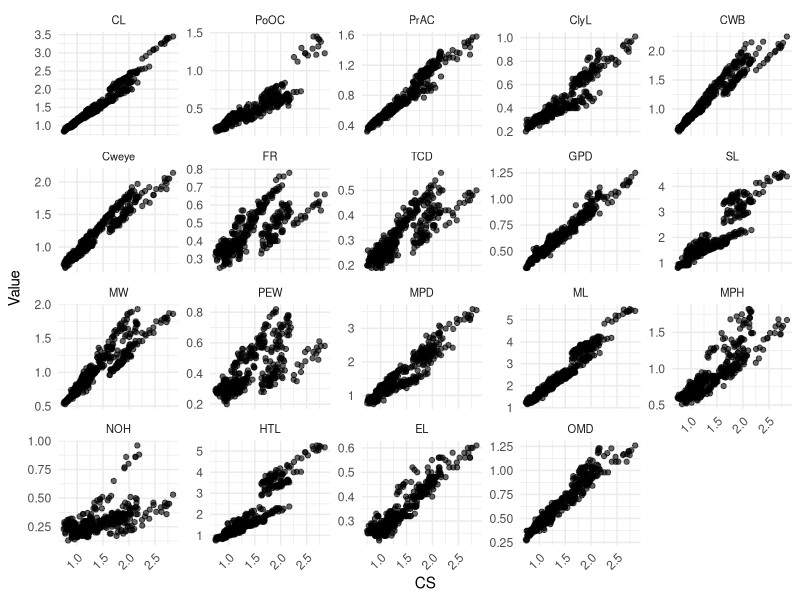
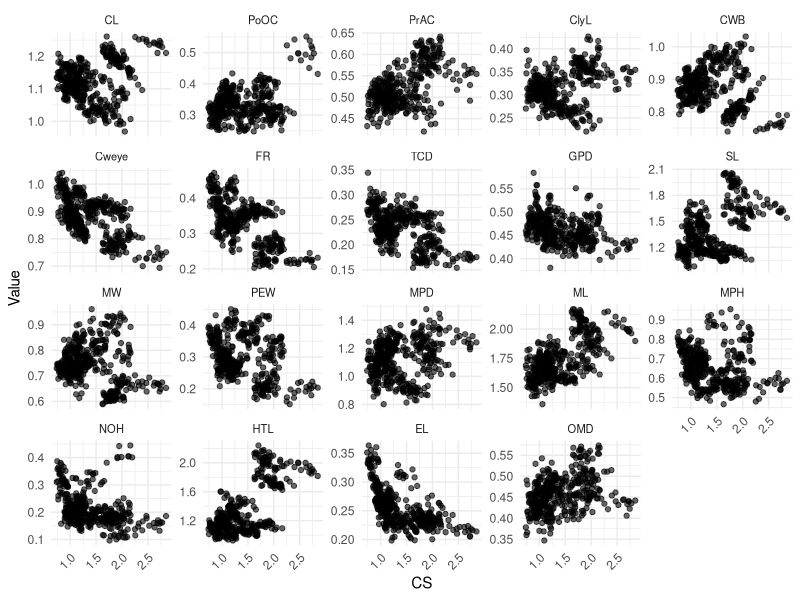
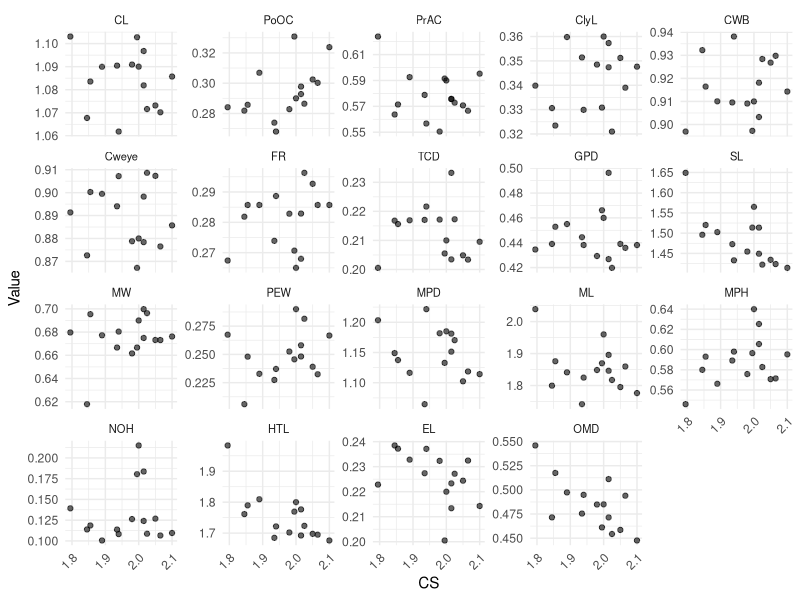
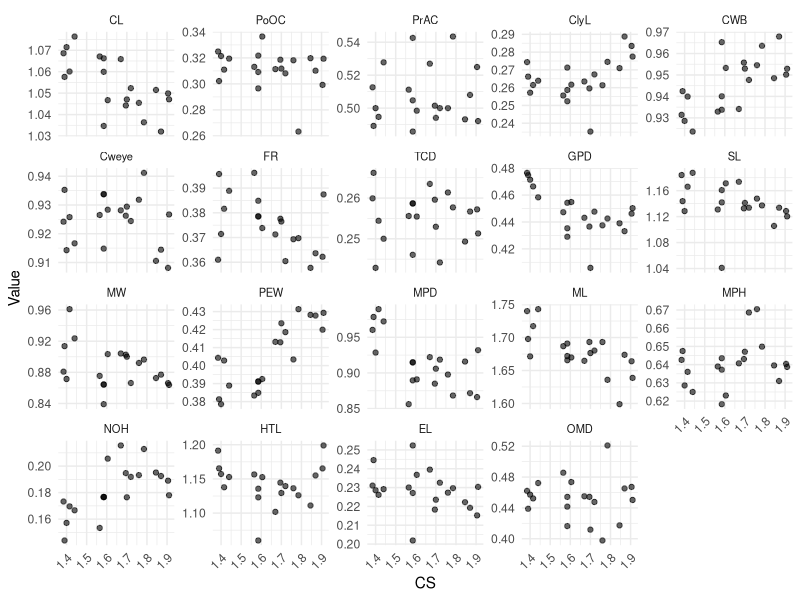
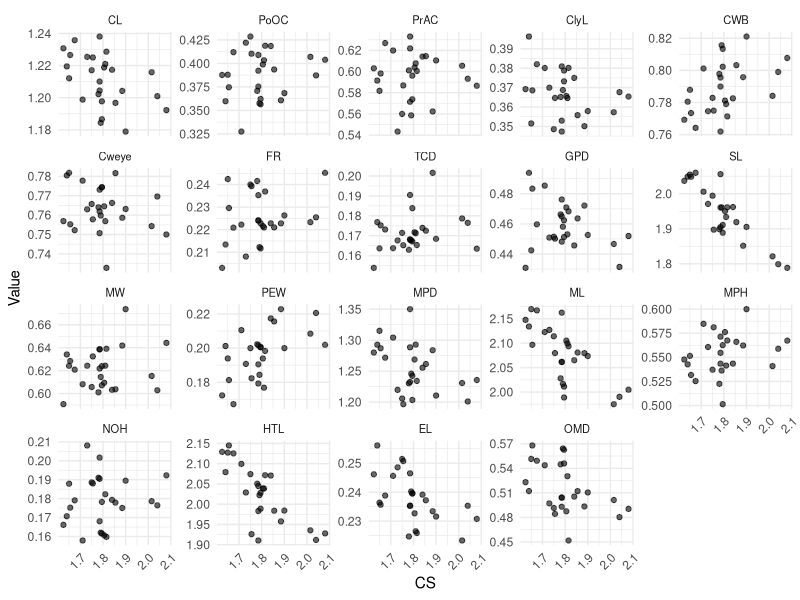
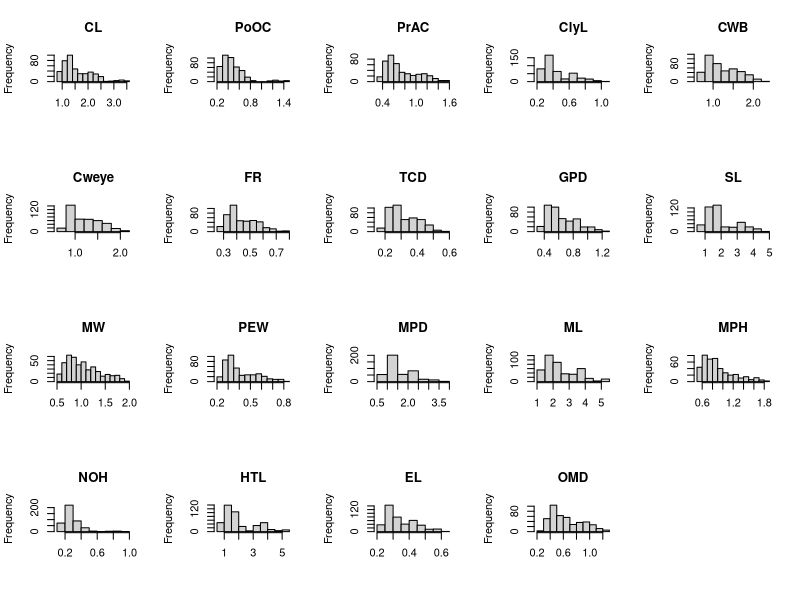

Generate these figures, in order, with R:
## ---- chunk 1
library(dplyr)
library(ggplot2)
library(reshape2)
## ---- chunk 2
am<-read.csv("CMMmm.csv",as.is=TRUE)
## ---- chunk 3
pdf("antHist.pdf",width=20,height=16)
  par(mfrow=c(4,5))
  cnames<-colnames(am)
  for (i in 5:23){
      hist(am[,i],main=cnames[i],xlab="")
  }
  dev.off()
## ---- chunk 4
am.adj <- am
am.adj$CS <- (am.adj$CL + am.adj$CWB)/2

am.adj <- am.adj %>%
  mutate(across(where(is.numeric) & !matches("CS"), ~ . / CS))
## ---- chunk 5
am$CS <- (am$CL + am$CWB)/2
am.long <- melt(am, id.vars = "CS", measure.vars = names(am)[5:23])

# Plot using ggplot2 with facet_wrap
ggplot(am.long, aes(x = CS, y = value)) +
  geom_point(alpha = 0.6) +
  facet_wrap(~ variable, scales = "free_y") +
  labs(x = "CS", y = "Value") +
  theme_minimal() +
  theme(
    strip.text = element_text(size = 8),
    axis.text.x = element_text(angle = 45, hjust = 1)
  )

## ---- chunk 6
am.adj.long <- melt(am.adj, id.vars = "CS", measure.vars = names(am.adj)[5:23])

# Plot using ggplot2 with facet_wrap
ggplot(am.adj.long, aes(x = CS, y = value)) +
  geom_point(alpha = 0.6) +
  facet_wrap(~ variable, scales = "free_y") +
  labs(x = "CS", y = "Value") +
  theme_minimal() +
  theme(
    strip.text = element_text(size = 8),
    axis.text.x = element_text(angle = 45, hjust = 1)
  )

## ---- chunk 7
am.adj.b <- am.adj %>%
  filter(sp == "batesii")
am.adj.b.long <- melt(am.adj.b, id.vars = "CS", measure.vars = names(am.adj.b)[5:23])

# Plot using ggplot2 with facet_wrap
ggplot(am.adj.b.long, aes(x = CS, y = value)) +
  geom_point(alpha = 0.6) +
  facet_wrap(~ variable, scales = "free_y") +
  labs(x = "CS", y = "Value") +
  theme_minimal() +
  theme(
    strip.text = element_text(size = 8),
    axis.text.x = element_text(angle = 45, hjust = 1)
  )

## ---- chunk 8
am.adj.b <- am.adj %>%
  filter(sp == "heteroclitus")
am.adj.b.long <- melt(am.adj.b, id.vars = "CS", measure.vars = names(am.adj.b)[5:23])

# Plot using ggplot2 with facet_wrap
ggplot(am.adj.b.long, aes(x = CS, y = value)) +
  geom_point(alpha = 0.6) +
  facet_wrap(~ variable, scales = "free_y") +
  labs(x = "CS", y = "Value") +
  theme_minimal() +
  theme(
    strip.text = element_text(size = 8),
    axis.text.x = element_text(angle = 45, hjust = 1)
  )

## ---- chunk 9
am.adj.b <- am.adj %>%
  filter(sp == "hildebrandti")
am.adj.b.long <- melt(am.adj.b, id.vars = "CS", measure.vars = names(am.adj.b)[5:23])

# Plot using ggplot2 with facet_wrap
ggplot(am.adj.b.long, aes(x = CS, y = value)) +
  geom_point(alpha = 0.6) +
  facet_wrap(~ variable, scales = "free_y") +
  labs(x = "CS", y = "Value") +
  theme_minimal() +
  theme(
    strip.text = element_text(size = 8),
    axis.text.x = element_text(angle = 45, hjust = 1)
  )

